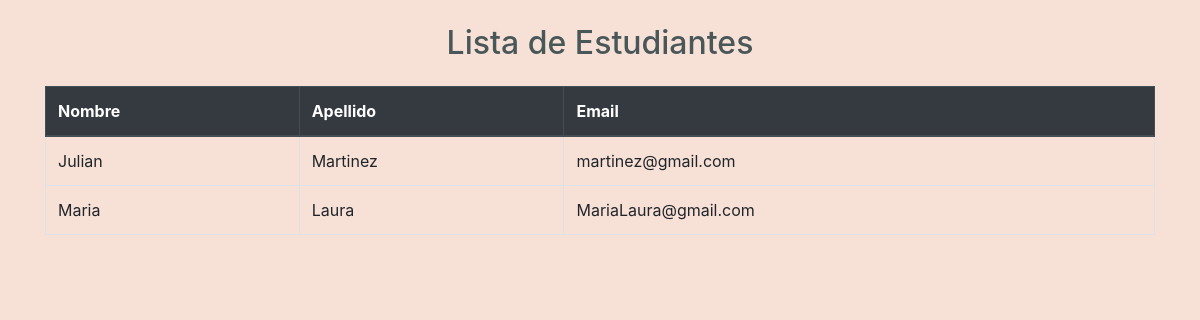
The app's page /estudiantes/list/, older data.
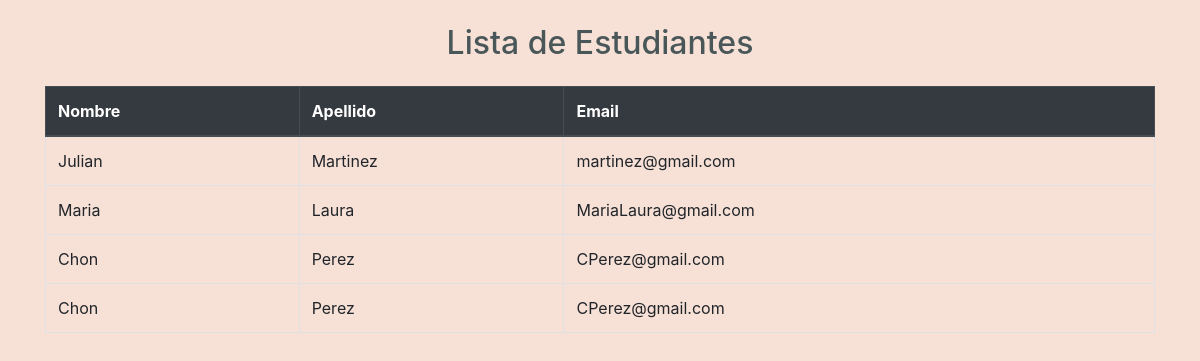
The same page, newer data.
### core/models.py (models this page shows, shortened)
class Estudiante(models.Model):
    nombre= models.CharField(max_length= 30)
    apellido = models.CharField(max_length=30)
    email= models.EmailField()

### core/views.py (the view)
# urls.py: path("estudiantes/list/", views.estudiante_list, name="estudiante_list"),
def estudiante_list(request):
    consulta = Estudiante.objects.all()
    contexto = {"estudiantes": consulta}
    return render(request, "core/estudiante_list.html", contexto)

### core/templates/core/estudiante_list.html
{% extends "core/base.html" %}
{% load bootstrap4 %}
{% block contenido %}
    <div class="container mt-4">
        <h2 class="text-center mb-4">Lista de Estudiantes</h2>
        <table class="table table-bordered table-hover">
            <thead class="thead-dark">
                <tr>
                    <th scope="col">Nombre</th>
                    <th scope="col">Apellido</th>
                    <th scope="col">Email</th>
                </tr>
            </thead>
            <tbody>
                {% for estudiante in estudiantes %}
                    <tr>
                        <td>{{ estudiante.nombre }}</td>
                        <td>{{ estudiante.apellido }}</td>
                        <td>{{ estudiante.email }}</td>
                    </tr>
                {% endfor %}
            </tbody>
        </table>
    </div>
{% endblock contenido %}

### core/templates/core/base.html (shortened to what this page needs)
{% load bootstrap4 static %}
<!DOCTYPE html>
<html lang="es">
<head>
    <link rel="stylesheet" href="https://cdnjs.cloudflare.com/ajax/libs/font-awesome/5.15.3/css/all.min.css" />
    <link rel="stylesheet" href="https://cdnjs.cloudflare.com/ajax/libs/animate.css/4.1.1/animate.min.css" />
    {% bootstrap_css %}
    <link rel="stylesheet" href="{% static 'css/styles.css' %}">
</head>
<body class="animated fadeIn">
{% block contenido %}
{% endblock contenido %}
</body>
</html>

### core/static/css/styles.css (style rules this page uses)
:root { --color-primario: #B0C4B1; --color-secundario: #EDAFB8; --color-fondo: #F7E1D7; --color-texto: #4A5759; }
body { background-color: var(--color-fondo); color: var(--color-texto); }

Row changes from the older to the newer data that the page shows:
added Estudiante: nombre "Chon", apellido "Perez", email "CPerez@gmail.com"
added Estudiante: nombre "Chon", apellido "Perez", email "CPerez@gmail.com"
